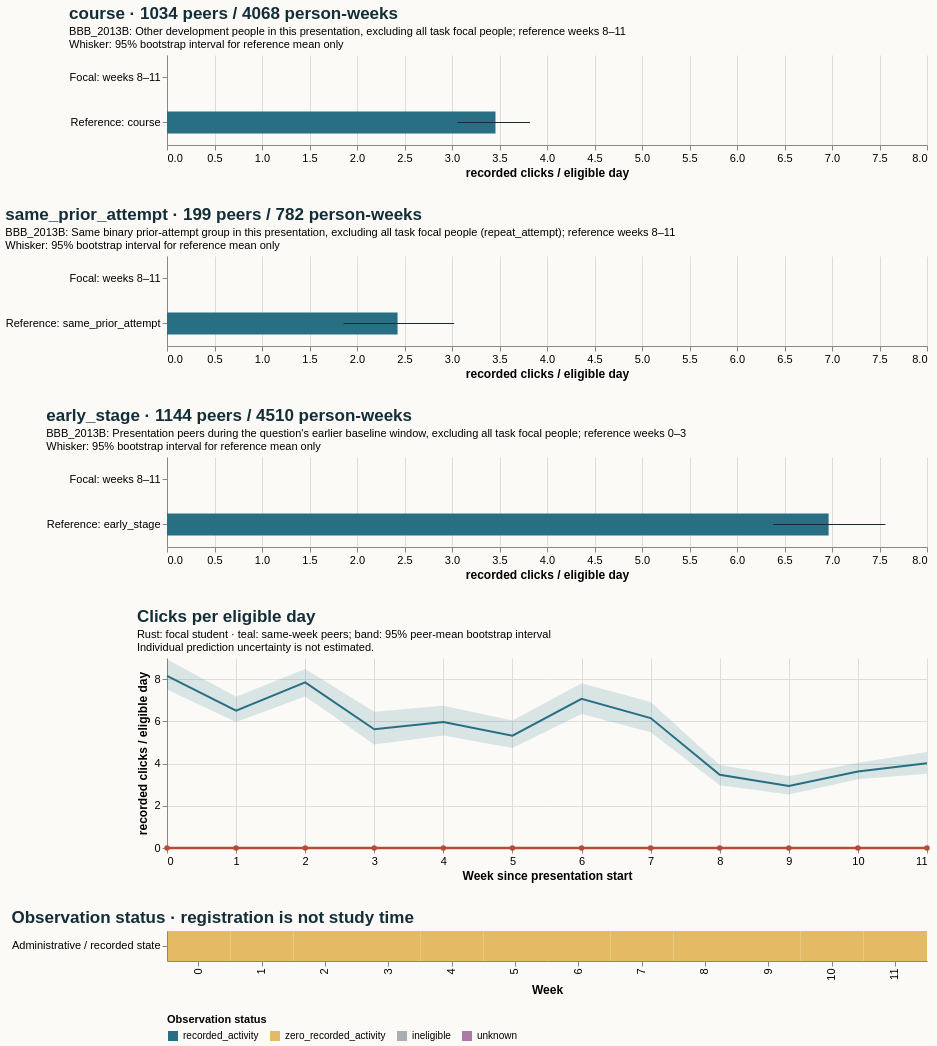

Write the Vega-Lite specification saved for this chart.
### Vega-Lite specification from a JSON file in a GitHub repository (floating-point values rounded to 4 significant figures)
{"$schema": "https://vega.github.io/schema/vega-lite/v5.20.1.json", "config": {"axis": {"labelFontSize": 11, "titleFontSize": 12}, "background": "#fbfaf7", "font": "sans-serif", "title": {"anchor": "start", "color": "#142e38", "fontSize": 17, "subtitleFontSize": 11}, "view": {"continuousHeight": 300, "continuousWidth": 300, "stroke": null}}, "datasets": {"data-321a5c027045c2716b95c69819c2abf4": [{"hi": null, "lo": null, "series": "Focal: weeks 8–11", "value": 0.0}, {"hi": 3.821, "lo": 3.058, "series": "Reference: course", "value": 3.458}], "data-51d02f3cd57844149c703962c7dab517": [{"eligible_days": 7.0, "end_day": 6, "logging_completeness": "unknown", "observation_status": "zero_recorded_activity", "row": "Administrative / recorded state", "score_status": "withheld_release_time_unknown", "start_day": 0, "value": 0.0, "week": 0}, {"eligible_days": 7.0, "end_day": 13, "logging_completeness": "unknown", "observation_status": "zero_recorded_activity", "row": "Administrative / recorded state", "score_status": "withheld_release_time_unknown", "start_day": 7, "value": 0.0, "week": 1}, {"eligible_days": 7.0, "end_day": 20, "logging_completeness": "unknown", "observation_status": "zero_recorded_activity", "row": "Administrative / recorded state", "score_status": "withheld_release_time_unknown", "start_day": 14, "value": 0.0, "week": 2}, {"eligible_days": 7.0, "end_day": 27, "logging_completeness": "unknown", "observation_status": "zero_recorded_activity", "row": "Administrative / recorded state", "score_status": "withheld_release_time_unknown", "start_day": 21, "value": 0.0, "week": 3}, {"eligible_days": 7.0, "end_day": 34, "logging_completeness": "unknown", "observation_status": "zero_recorded_activity", "row": "Administrative / recorded state", "score_status": "withheld_release_time_unknown", "start_day": 28, "value": 0.0, "week": 4}, {"eligible_days": 7.0, "end_day": 41, "logging_completeness": "unknown", "observation_status": "zero_recorded_activity", "row": "Administrative / recorded state", "score_status": "withheld_release_time_unknown", "start_day": 35, "value": 0.0, "week": 5}, {"eligible_days": 7.0, "end_day": 48, "logging_completeness": "unknown", "observation_status": "zero_recorded_activity", "row": "Administrative / recorded state", "score_status": "withheld_release_time_unknown", "start_day": 42, "value": 0.0, "week": 6}, {"eligible_days": 7.0, "end_day": 55, "logging_completeness": "unknown", "observation_status": "zero_recorded_activity", "row": "Administrative / recorded state", "score_status": "withheld_release_time_unknown", "start_day": 49, "value": 0.0, "week": 7}, {"eligible_days": 7.0, "end_day": 62, "logging_completeness": "unknown", "observation_status": "zero_recorded_activity", "row": "Administrative / recorded state", "score_status": "withheld_release_time_unknown", "start_day": 56, "value": 0.0, "week": 8}, {"eligible_days": 7.0, "end_day": 69, "logging_completeness": "unknown", "observation_status": "zero_recorded_activity", "row": "Administrative / recorded state", "score_status": "withheld_release_time_unknown", "start_day": 63, "value": 0.0, "week": 9}, {"eligible_days": 7.0, "end_day": 76, "logging_completeness": "unknown", "observation_status": "zero_recorded_activity", "row": "Administrative / recorded state", "score_status": "withheld_release_time_unknown", "start_day": 70, "value": 0.0, "week": 10}, {"eligible_days": 7.0, "end_day": 83, "logging_completeness": "unknown", "observation_status": "zero_recorded_activity", "row": "Administrative / recorded state", "score_status": "withheld_release_time_unknown", "start_day": 77, "value": 0.0, "week": 11}], "data-5ae0fdeda164735b7608eb726056c0fd": [{"hi": null, "lo": null, "series": "Focal: weeks 8–11", "value": 0.0}, {"hi": 3.023, "lo": 1.858, "series": "Reference: same_prior_attempt", "value": 2.427}], "data-84cb12b3c71544ab2b60620f1a59c107": [{"end_day": 6, "focal_value": 0.0, "peer_ci_high": 8.937, "peer_ci_low": 7.502, "peer_mean": 8.148, "peer_observations": 1143, "peer_people": 1143, "reference": "course", "unit": "recorded clicks / eligible day", "week": 0}, {"end_day": 13, "focal_value": 0.0, "peer_ci_high": 7.159, "peer_ci_low": 5.973, "peer_mean": 6.502, "peer_observations": 1136, "peer_people": 1136, "reference": "course", "unit": "recorded clicks / eligible day", "week": 1}, {"end_day": 20, "focal_value": 0.0, "peer_ci_high": 8.474, "peer_ci_low": 7.173, "peer_mean": 7.845, "peer_observations": 1119, "peer_people": 1119, "reference": "course", "unit": "recorded clicks / eligible day", "week": 2}, {"end_day": 27, "focal_value": 0.0, "peer_ci_high": 6.457, "peer_ci_low": 4.899, "peer_mean": 5.621, "peer_observations": 1112, "peer_people": 1112, "reference": "course", "unit": "recorded clicks / eligible day", "week": 3}, {"end_day": 34, "focal_value": 0.0, "peer_ci_high": 6.74, "peer_ci_low": 5.334, "peer_mean": 5.963, "peer_observations": 1077, "peer_people": 1077, "reference": "course", "unit": "recorded clicks / eligible day", "week": 4}, {"end_day": 41, "focal_value": 0.0, "peer_ci_high": 6.037, "peer_ci_low": 4.736, "peer_mean": 5.32, "peer_observations": 1070, "peer_people": 1070, "reference": "course", "unit": "recorded clicks / eligible day", "week": 5}, {"end_day": 48, "focal_value": 0.0, "peer_ci_high": 7.804, "peer_ci_low": 6.345, "peer_mean": 7.068, "peer_observations": 1060, "peer_people": 1060, "reference": "course", "unit": "recorded clicks / eligible day", "week": 6}, {"end_day": 55, "focal_value": 0.0, "peer_ci_high": 6.916, "peer_ci_low": 5.48, "peer_mean": 6.156, "peer_observations": 1044, "peer_people": 1044, "reference": "course", "unit": "recorded clicks / eligible day", "week": 7}, {"end_day": 62, "focal_value": 0.0, "peer_ci_high": 3.936, "peer_ci_low": 2.975, "peer_mean": 3.473, "peer_observations": 1034, "peer_people": 1034, "reference": "course", "unit": "recorded clicks / eligible day", "week": 8}, {"end_day": 69, "focal_value": 0.0, "peer_ci_high": 3.394, "peer_ci_low": 2.537, "peer_mean": 2.943, "peer_observations": 1017, "peer_people": 1017, "reference": "course", "unit": "recorded clicks / eligible day", "week": 9}, {"end_day": 76, "focal_value": 0.0, "peer_ci_high": 4.043, "peer_ci_low": 3.253, "peer_mean": 3.624, "peer_observations": 1011, "peer_people": 1011, "reference": "course", "unit": "recorded clicks / eligible day", "week": 10}, {"end_day": 83, "focal_value": 0.0, "peer_ci_high": 4.543, "peer_ci_low": 3.521, "peer_mean": 4.014, "peer_observations": 1006, "peer_people": 1006, "reference": "course", "unit": "recorded clicks / eligible day", "week": 11}], "data-96b9ad37c3a0ceb25879de325bf61f9c": [{"hi": null, "lo": null, "series": "Focal: weeks 8–11", "value": 0.0}, {"hi": 7.562, "lo": 6.381, "series": "Reference: early_stage", "value": 6.964}]}, "resolve": {"scale": {"color": "independent"}}, "spacing": 28, "vconcat": [{"data": {"name": "data-321a5c027045c2716b95c69819c2abf4"}, "height": 90, "layer": [{"encoding": {"x": {"field": "value", "scale": {"domain": [0, 7.94], "zero": true}, "title": "recorded clicks / eligible day", "type": "quantitative"}, "y": {"field": "series", "sort": null, "title": null, "type": "nominal"}}, "mark": {"color": "#286f83", "size": 22, "type": "bar"}}, {"encoding": {"x": {"field": "lo", "type": "quantitative"}, "x2": {"field": "hi"}, "y": {"field": "series", "sort": null, "title": null, "type": "nominal"}}, "mark": {"color": "#142e38", "type": "rule"}}], "title": {"subtitle": ["BBB_2013B: Other development people in this presentation, excluding all task focal people; reference weeks 8–11", "Whisker: 95% bootstrap interval for reference mean only"], "text": "course · 1034 peers / 4068 person-weeks"}, "width": 760}, {"data": {"name": "data-5ae0fdeda164735b7608eb726056c0fd"}, "height": 90, "layer": [{"encoding": {"x": {"field": "value", "scale": {"domain": [0, 7.94], "zero": true}, "title": "recorded clicks / eligible day", "type": "quantitative"}, "y": {"field": "series", "sort": null, "title": null, "type": "nominal"}}, "mark": {"color": "#286f83", "size": 22, "type": "bar"}}, {"encoding": {"x": {"field": "lo", "type": "quantitative"}, "x2": {"field": "hi"}, "y": {"field": "series", "sort": null, "title": null, "type": "nominal"}}, "mark": {"color": "#142e38", "type": "rule"}}], "title": {"subtitle": ["BBB_2013B: Same binary prior-attempt group in this presentation, excluding all task focal people (repeat_attempt); reference weeks 8–11", "Whisker: 95% bootstrap interval for reference mean only"], "text": "same_prior_attempt · 199 peers / 782 person-weeks"}, "width": 760}, {"data": {"name": "data-96b9ad37c3a0ceb25879de325bf61f9c"}, "height": 90, "layer": [{"encoding": {"x": {"field": "value", "scale": {"domain": [0, 7.94], "zero": true}, "title": "recorded clicks / eligible day", "type": "quantitative"}, "y": {"field": "series", "sort": null, "title": null, "type": "nominal"}}, "mark": {"color": "#286f83", "size": 22, "type": "bar"}}, {"encoding": {"x": {"field": "lo", "type": "quantitative"}, "x2": {"field": "hi"}, "y": {"field": "series", "sort": null, "title": null, "type": "nominal"}}, "mark": {"color": "#142e38", "type": "rule"}}], "title": {"subtitle": ["BBB_2013B: Presentation peers during the question's earlier baseline window, excluding all task focal people; reference weeks 0–3", "Whisker: 95% bootstrap interval for reference mean only"], "text": "early_stage · 1144 peers / 4510 person-weeks"}, "width": 760}, {"data": {"name": "data-84cb12b3c71544ab2b60620f1a59c107"}, "height": 190, "layer": [{"encoding": {"x": {"axis": {"tickMinStep": 1}, "field": "week", "title": "Week since presentation start", "type": "quantitative"}, "y": {"field": "peer_ci_low", "scale": {"zero": true}, "title": "recorded clicks / eligible day", "type": "quantitative"}, "y2": {"field": "peer_ci_high"}}, "mark": {"color": "#286f83", "opacity": 0.16, "type": "area"}}, {"encoding": {"tooltip": [{"field": "week", "type": "quantitative"}, {"field": "peer_mean", "type": "quantitative"}, {"field": "peer_people", "type": "quantitative"}, {"field": "peer_observations", "type": "quantitative"}], "x": {"field": "week", "type": "quantitative"}, "y": {"field": "peer_mean", "type": "quantitative"}}, "mark": {"color": "#286f83", "strokeWidth": 2, "type": "line"}}, {"encoding": {"tooltip": [{"field": "week", "type": "quantitative"}, {"field": "focal_value", "type": "quantitative"}], "x": {"field": "week", "type": "quantitative"}, "y": {"field": "focal_value", "type": "quantitative"}}, "mark": {"color": "#b64c35", "point": {"color": "#b64c35"}, "strokeWidth": 2.5, "type": "line"}}], "title": {"subtitle": ["Rust: focal student · teal: same-week peers; band: 95% peer-mean bootstrap interval", "Individual prediction uncertainty is not estimated."], "text": "Clicks per eligible day"}, "width": 760}, {"data": {"name": "data-51d02f3cd57844149c703962c7dab517"}, "encoding": {"color": {"field": "observation_status", "legend": {"labelLimit": 260, "orient": "bottom"}, "scale": {"domain": ["recorded_activity", "zero_recorded_activity", "ineligible", "unknown"], "range": ["#286f83", "#e4bb64", "#aaaeb3", "#ac78a5"]}, "title": "Observation status", "type": "nominal"}, "tooltip": [{"field": "week", "type": "quantitative"}, {"field": "eligible_days", "type": "quantitative"}, {"field": "observation_status", "type": "nominal"}, {"field": "logging_completeness", "type": "nominal"}], "x": {"field": "week", "title": "Week", "type": "ordinal"}, "y": {"field": "row", "title": null, "type": "nominal"}}, "height": 30, "mark": {"type": "rect"}, "title": "Observation status · registration is not study time", "width": 760}]}
